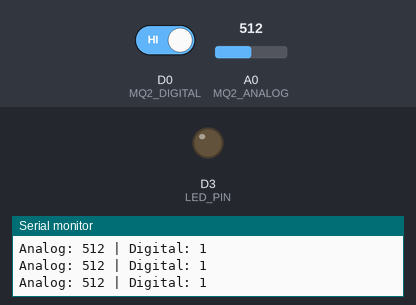
Bench run of a sketch on a simulated ESP8266 (NodeMCU). On the bench: output pins drawn as LEDs (lit = HIGH), the last lines printed to the serial monitor. The inputs (shaded band) are chosen by the test bench; at power-on: D0 (MQ2_DIGITAL) HIGH, A0 (MQ2_ANALOG) = 512.

Above: at 1.2 s.
1.3 s: D0 (MQ2_DIGITAL) driven LOW
At 1.9 s:
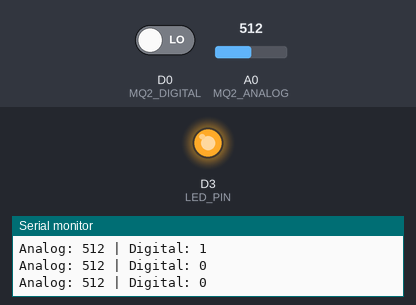
3.0 s: D0 (MQ2_DIGITAL) driven HIGH
At 4.3 s:
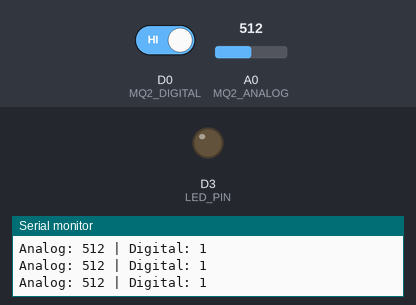
Timing chart, 0 to 6.0 s (numbered marks = the images above; inputs shaded):
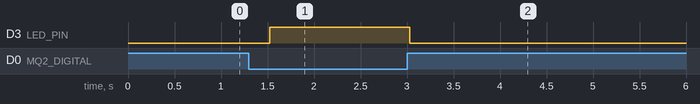

Measured:
- after the input at 1.3 s, D3 (LED_PIN): LOW → HIGH after 0.23 s
- after the input at 3.0 s, D3 (LED_PIN): HIGH → LOW at once

The sketch:

Sensor_Gas_MQ2_+_LED_+_BUZZER.ino
```cpp
#define MQ2_DIGITAL D0
#define MQ2_ANALOG  A0
#define LED_PIN     D3

void setup() {
  Serial.begin(9600);

  pinMode(MQ2_DIGITAL, INPUT);
  pinMode(MQ2_ANALOG, INPUT);
  pinMode(LED_PIN, OUTPUT);

  digitalWrite(LED_PIN, LOW);

  Serial.println("=== MQ-2 Sensor Started ===");
  Serial.println("Monitoring analog + digital...");
}

void loop() {
  int analogValue = analogRead(MQ2_ANALOG);   // 0-1023
  int digitalValue = digitalRead(MQ2_DIGITAL); // HIGH/LOW

  Serial.print("Analog: ");
  Serial.print(analogValue);
  Serial.print(" | Digital: ");
  Serial.println(digitalValue);

  // LED indikator berdasarkan digital output
  if (digitalValue == LOW) {  // sebagian modul MQ-2 digital LOW saat gas terdeteksi
    digitalWrite(LED_PIN, HIGH);
  } else {
    digitalWrite(LED_PIN, LOW);
  }

  delay(300);
}
```
